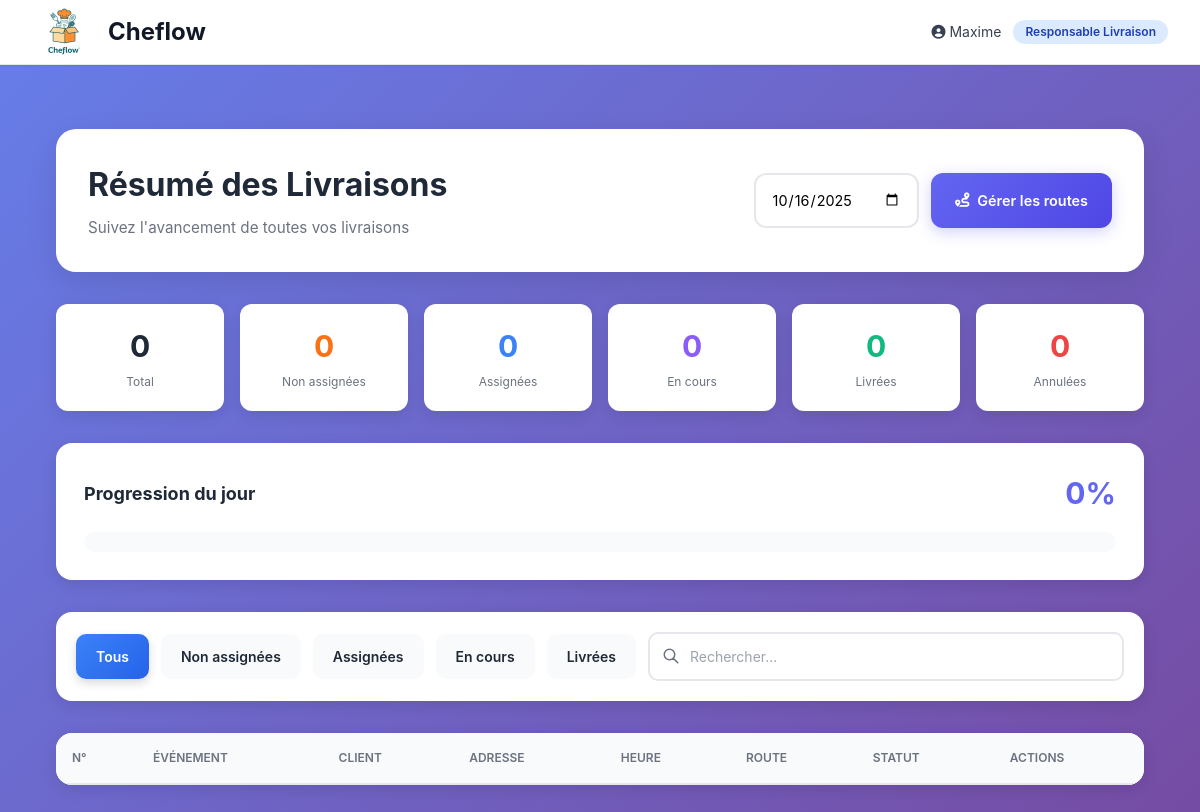
The page /livraison/responsable/resume/ (signed in) on the database as committed earlier.
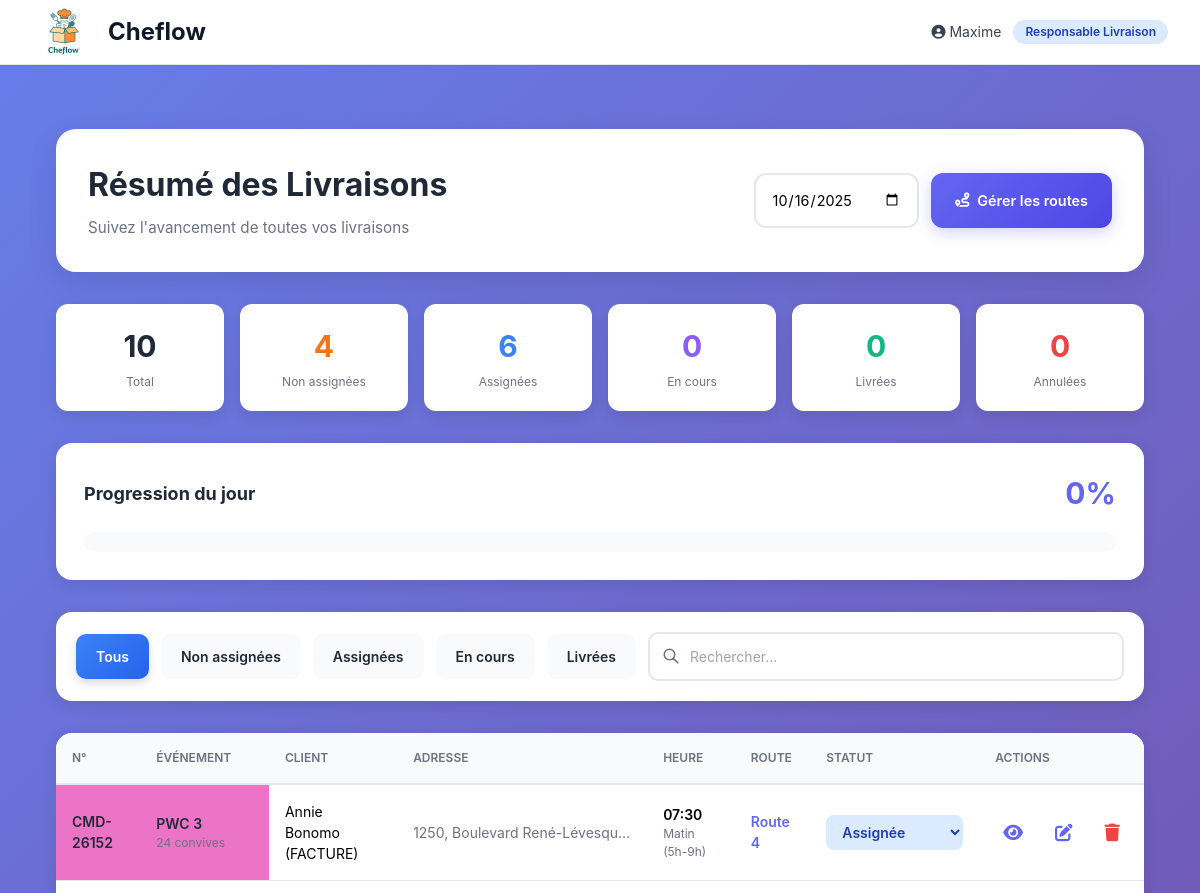
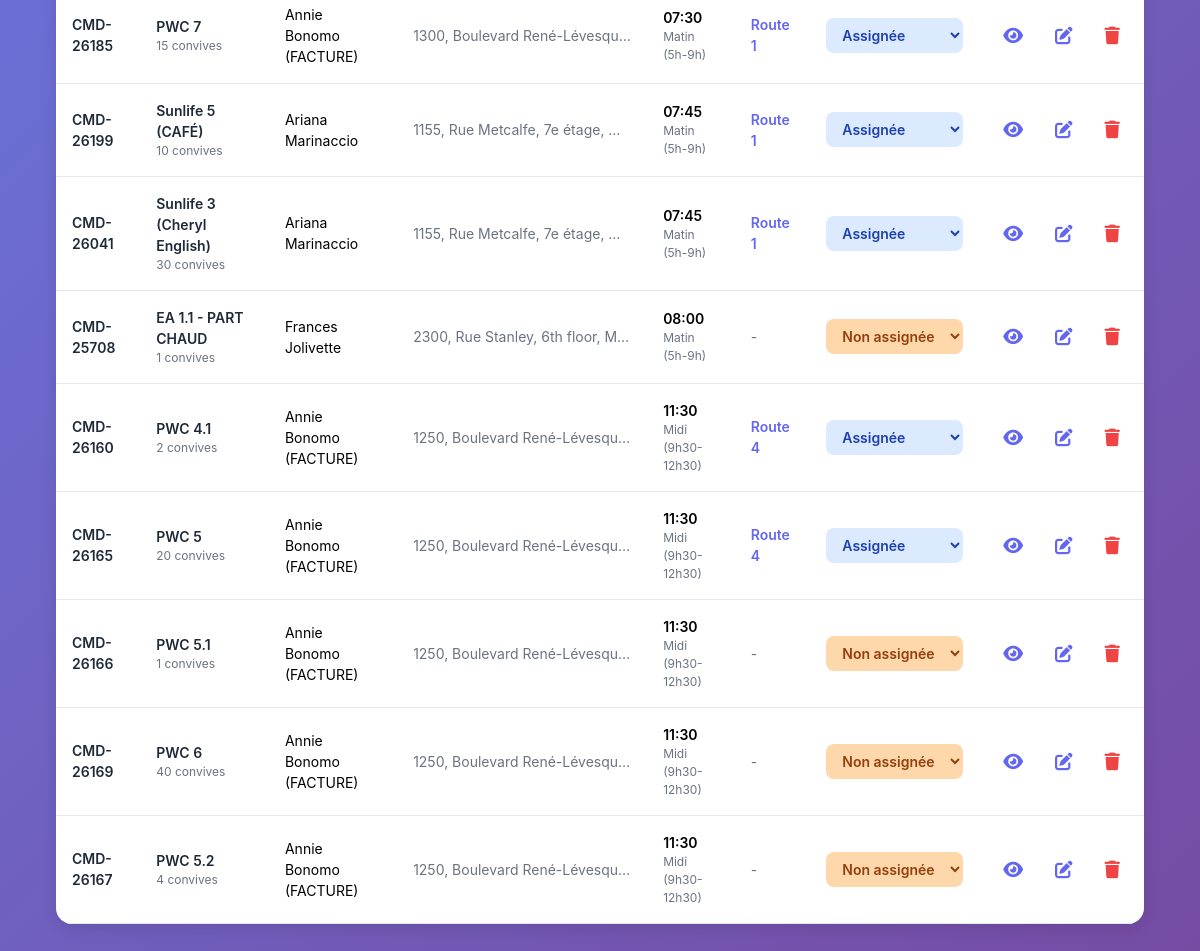
The same page on the database as committed later (2 pictures, top to bottom).
### livraison/models.py (models this page shows, shortened)
class Livraison(models.Model):
    PERIODE_CHOICES = [
        ('matin', 'Matin (5h-9h)'),
        ('midi', 'Midi (9h30-12h30)'),
        ('apres_midi', 'Après-midi (13h-20h)'),
    ]
    STATUS_CHOICES = [
        ('non_assignee', 'Non assignée'),
        ('assignee', 'Assignée'),
        ('en_cours', 'En cours'),
        ('livree', 'Livrée'),
        ('annulee', 'Annulée'),
    ]
    id = models.UUIDField(primary_key=True, default=uuid.uuid4, editable=False)
    numero_livraison = models.CharField(max_length=50, unique=True)
    nom_evenement = models.CharField(max_length=300, blank=True)  # ← NOUVEAU
    client_nom = models.CharField(max_length=200)
    client_telephone = models.CharField(max_length=20, blank=True)
    client_email = models.EmailField(blank=True)
    contact_sur_site = models.CharField(max_length=200, blank=True, verbose_name="Personne à contacter")
    adresse_complete = models.TextField()
    latitude = models.DecimalField(max_digits=9, decimal_places=6, null=True, blank=True)
    longitude = models.DecimalField(max_digits=9, decimal_places=6, null=True, blank=True)
    place_id = models.CharField(max_length=200, blank=True, null=True,)  # ← NOUVEAU (Google Place ID)
    code_postal = models.CharField(max_length=10, blank=True)
    numero = models.CharField(max_length=10, blank=True)
    ville = models.CharField(max_length=100, default='Montréal')
    app = models.CharField(max_length=20, blank=True, verbose_name="Appartement")
    ligne_adresse_2 = models.CharField(max_length=255, blank=True, verbose_name="Ligne adresse 2")
    date_livraison = models.DateField()
    periode = models.CharField(max_length=20, choices=PERIODE_CHOICES)
    heure_souhaitee = models.TimeField(null=True, blank=True)
    heure_livraison_reelle = models.DateTimeField(null=True, blank=True)
    mode_envoi = models.ForeignKey(ModeEnvoi, on_delete=models.PROTECT, null=True)
    montant = models.DecimalField(max_digits=10, decimal_places=2, default=0)
    nb_convives = models.PositiveIntegerField(default=0)  # ← NOUVEAU
    besoin_cafe = models.BooleanField(default=False)
    besoin_the = models.BooleanField(default=False)
    besoin_sac_glace = models.BooleanField(default=False)
    besoin_part_chaud = models.BooleanField(default=False)
    autres_besoins = models.CharField(max_length=200, blank=True)
    informations_supplementaires = models.TextField(blank=True)
    geocode_status = models.CharField(
        max_length=20,
        choices=[
            ('pending', 'En attente'),
            ('success', 'Réussi'),
            ('failed', 'Échoué')
        ],
        default='pending'
    )
    geocode_attempts = models.IntegerField(default=0)
    nom_conseiller = models.CharField(max_length=100, blank=True)
    checklist = models.ForeignKey(
        'ventes.Checklist',
        on_delete=models.SET_NULL,
        null=True,
        blank=True,
        related_name='livraisons'
    )
    status = models.CharField(max_length=20, choices=STATUS_CHOICES, default='non_assignee')
    instructions_speciales = models.TextField(blank=True)
    notes_internes = models.TextField(blank=True)
    est_recuperation = models.BooleanField(default=False)
    livraison_origine = models.ForeignKey(
        'self',
        on_delete=models.SET_NULL,
        null=True,
        blank=True,
        related_name='recuperations'
    )
    signature_client = models.ImageField(upload_to='signatures/', null=True, blank=True)
    nom_signataire = models.CharField(max_length=200, blank=True)
    date_creation = models.DateTimeField(default=timezone.now)
    cree_par = models.ForeignKey(
        settings.AUTH_USER_MODEL,
        on_delete=models.SET_NULL,
        null=True,
        related_name='livraisons_creees'
    )
    date_modification = models.DateTimeField(auto_now=True)
    synced_mobile = models.BooleanField(default=False)
    last_sync = models.DateTimeField(null=True, blank=True)
    class Meta:
        ordering = ['date_livraison', 'periode', 'heure_souhaitee']
        verbose_name = 'Livraison'
        verbose_name_plural = 'Livraisons'
        indexes = [
            models.Index(fields=['date_livraison', 'periode']),
            models.Index(fields=['status']),
        ]

class LivraisonRoute(models.Model):
    id = models.UUIDField(primary_key=True, default=uuid.uuid4, editable=False)
    route = models.ForeignKey(Route, on_delete=models.CASCADE)
    livraison = models.ForeignKey(Livraison, on_delete=models.CASCADE)
    ordre = models.PositiveIntegerField(default=0)  # IMPORTANT pour le tri
    date_ajout = models.DateTimeField(default=timezone.now)
    class Meta:
        ordering = ['ordre']  # Tri par ordre
        unique_together = ['route', 'livraison']

class Route(models.Model):
    STATUS_CHOICES = [
        ('planifiee', 'Planifiée'),
        ('en_cours', 'En cours'),
        ('terminee', 'Terminée'),
        ('annulee', 'Annulée'),
    ]
    id = models.UUIDField(primary_key=True, default=uuid.uuid4, editable=False)
    nom = models.CharField(max_length=100)
    date = models.DateField()
    periode = models.CharField(max_length=20, choices=Livraison.PERIODE_CHOICES)
    heure_depart = models.TimeField(null=True, blank=True)
    heure_retour_prevue = models.TimeField(null=True, blank=True)
    heure_retour_reelle = models.TimeField(null=True, blank=True)
    vehicule = models.ForeignKey(Vehicule, on_delete=models.SET_NULL, null=True, blank=True, related_name='routes')
    livreurs = models.ManyToManyField(
        settings.AUTH_USER_MODEL,
        limit_choices_to={'role': 'livreur'},
        related_name='routes'
    )
    commentaire = models.TextField(blank=True)
    status = models.CharField(max_length=20, choices=STATUS_CHOICES, default='planifiee')
    ordre_livraisons = models.JSONField(default=list, blank=True)
    cree_par = models.ForeignKey(
        settings.AUTH_USER_MODEL,
        on_delete=models.SET_NULL,
        null=True,
        related_name='routes_creees'
    )
    date_creation = models.DateTimeField(default=timezone.now)
    class Meta:
        ordering = ['date', 'heure_depart']
        verbose_name = 'Route'
        verbose_name_plural = 'Routes'

### livraison/views.py (the view)
# urls.py: path('responsable/resume/', views.resume_journalier, name='resume_journalier'),
@login_required
def resume_journalier(request):
    date_str = request.GET.get('date', timezone.now().strftime('%Y-%m-%d'))
    date_obj = datetime.strptime(date_str, '%Y-%m-%d').date()
    livraisons = Livraison.objects.filter(
        date_livraison=date_obj
    ).select_related(
        'mode_envoi'
    ).prefetch_related(
        'livraisonroute_set__route__livreurs'
    ).order_by('heure_souhaitee')
    stats = {
        'total': livraisons.count(),
        'non_assignee': livraisons.filter(status='non_assignee').count(),
        'assignee': livraisons.filter(status='assignee').count(),
        'en_cours': livraisons.filter(status='en_cours').count(),
        'livree': livraisons.filter(status='livree').count(),
        'annulee': livraisons.filter(status='annulee').count(),
    }
    if stats['total'] > 0:
        stats['progression'] = int((stats['livree'] / stats['total']) * 100)
    else:
        stats['progression'] = 0
    routes = Route.objects.filter(
        date=date_obj
    ).prefetch_related(
        Prefetch(
            'livraisonroute_set',
            queryset=LivraisonRoute.objects.select_related('livraison').order_by('ordre')
        ),
        'livreurs'
    ).order_by('periode', 'heure_depart')
    context = {
        'date_selectionnee': date_str,
        'date_obj': date_obj,
        'livraisons': livraisons,
        'stats': stats,
        'routes': routes,
    }
    return render(request, 'livraison/responsable/resume_journalier.html', context)

### templates/livraison/responsable/resume_journalier.html (shortened to what the changed rows need)
{% extends 'base/base.html' %}
{% block content %}
<div class="dashboard-container" x-data="resumeJournalier()" x-init="init()">
    <div class="header-section">
        <div class="header-content">
            <div class="header-title">
                <h2>Résumé des Livraisons</h2>
            </div>
        </div>
    </div>
    <div class="stats-grid">
        <div class="stat-card">
            <p class="stat-value" style="color: var(--text-dark);">{{ stats.total }}</p>
            <p class="stat-label">Total</p>
        </div>
        <div class="stat-card">
            <p class="stat-value" style="color: #f97316;">{{ stats.non_assignee }}</p>
            <p class="stat-label">Non assignées</p>
        </div>
        <div class="stat-card">
            <p class="stat-value" style="color: #3b82f6;">{{ stats.assignee }}</p>
            <p class="stat-label">Assignées</p>
        </div>
    </div>
    <div class="table-section">
        <div style="overflow-x: auto;">
            <table class="data-table">
                <thead>
                    <tr>
                        <th>N°</th>
                        <th>Événement</th>
                        <th>Client</th>
                        <th class="hide-mobile">Adresse</th>
                        <th>Heure</th>
                        <th class="hide-mobile">Route</th>
                        <th>Statut</th>
                        <th>Actions</th>
                    </tr>
                </thead>
                <tbody>
                    {% for livraison in livraisons %}
                    <tr x-show="afficherLivraison('{{ livraison.id }}', '{{ livraison.status }}', '{{ livraison.nom_evenement|escapejs }} {{ livraison.client_nom|escapejs }} {{ livraison.adresse_complete|escapejs }}')"
                        x-data="{ visible: true }">
                        {% if livraison.est_recuperation %}
                        <td style="font-weight: 600; color: var(--text-dark); background-color: #ec74c6;">
                            {{ livraison.numero_livraison }}
                        </td>
                        <td style="background-color: #ec74c6;">
                            <div style="font-weight: 600; color: var(--text-dark);">{{ livraison.nom_evenement|default:"-" }}</div>
                            <div style="font-size: 0.75rem; color: var(--text-light);">{{ livraison.nb_convives }} convives</div>
                        </td>
                        {% else %}
                        <td style="font-weight: 600; color: var(--text-dark);">
                            {{ livraison.numero_livraison }}
                        </td>
                        <td>
                            <div style="font-weight: 600; color: var(--text-dark);">{{ livraison.nom_evenement|default:"-" }}</div>
                            <div style="font-size: 0.75rem; color: var(--text-light);">{{ livraison.nb_convives }} convives</div>
                        </td>
                        {% endif %}
                        <td>
                            {{ livraison.client_nom }}
                        </td>
                        <td class="hide-mobile" style="max-width: 250px;">
                            <div style="white-space: nowrap; overflow: hidden; text-overflow: ellipsis; color: var(--text-light);">
                                {{ livraison.adresse_complete }}
                            </div>
                        </td>
                        <td>
                            <span style="font-weight: 600;">{{ livraison.heure_souhaitee|date:'H:i'|default:"-" }}</span>
                            <div style="font-size: 0.75rem; color: var(--text-light);">{{ livraison.get_periode_display }}</div>
                        </td>
                        <td class="hide-mobile">
                            {% with route=livraison.livraisonroute_set.first %}
                            {% if route %}
                                <div style="font-weight: 600; color: var(--primary-color);">{{ route.route.nom }}</div>
                            {% else %}
                                <span style="color: var(--text-light);">-</span>
                            {% endif %}
                            {% endwith %}
                        </td>
                        <td x-data="{ currentStatus: '{{ livraison.status }}' }">
                            <select x-model="currentStatus"
                                    @change="changerStatus('{{ livraison.id }}', currentStatus)"
                                    class="status-select"
                                    :style="{
                                        'background': currentStatus === 'non_assignee' ? '#fed7aa' :
                                                     currentStatus === 'assignee' ? '#dbeafe' :
                                                     currentStatus === 'en_cours' ? '#ede9fe' :
                                                     currentStatus === 'livree' ? '#d1fae5' : '#fee2e2',
                                        'color': currentStatus === 'non_assignee' ? '#92400e' :
                                                currentStatus === 'assignee' ? '#1e40af' :
                                                currentStatus === 'en_cours' ? '#6b21a8' :
                                                currentStatus === 'livree' ? '#065f46' : '#991b1b'
                                    }">
                                <option value="non_assignee">Non assignée</option>
                                <option value="assignee">Assignée</option>
                            </select>
                        </td>
                        <td style="white-space: nowrap;">
                            <a href="{% url 'livraison:detail_livraison_responsable' livraison.id %}"
                               class="action-link"
                               title="Voir les détails">
                                <i class="fas fa-eye"></i>
                            </a>
                            <a href="{% url 'livraison:editer_livraison' livraison.id %}"
                               class="action-link"
                               title="Modifier">
                                <i class="fas fa-edit"></i>
                            </a>
                            <button @click="supprimerLivraison('{{ livraison.id }}')"
                                    class="action-link delete-btn"
                                    style="background: none; border: none; cursor: pointer;"
                                    title="Supprimer">
                                <i class="fas fa-trash"></i>
                            </button>
                        </td>
                    </tr>
                    {% endfor %}
                </tbody>
            </table>
        </div>
    </div>
</div>
{% endblock %}

Rows that differ between the two databases and show on the page:
added Livraison: numero_livraison "CMD-26152", nom_evenement "PWC 3", nb_convives "24", client_nom "Annie Bonomo (FACTURE)", adresse_complete "1250, Boulevard René-Lévesqu…", heure_souhaitee "07:30", periode "Matin (5h-9h)", livraisonroute_set.first.route.nom "Route 4", id "Assignée"
added Livraison: numero_livraison "CMD-26185", nom_evenement "PWC 7", nb_convives "15", client_nom "Annie Bonomo (FACTURE)", adresse_complete "1300, Boulevard René-Lévesqu…", heure_souhaitee "07:30", periode "Matin (5h-9h)", livraisonroute_set.first.route.nom "Route 1", id "Assignée"
added Livraison: numero_livraison "CMD-26199", nom_evenement "Sunlife 5 (CAFÉ)", nb_convives "10", client_nom "Ariana Marinaccio", adresse_complete "1155, Rue Metcalfe, 7e étage,…", heure_souhaitee "07:45", periode "Matin (5h-9h)", livraisonroute_set.first.route.nom "Route 1", id "Assignée"
added Livraison: numero_livraison "CMD-26041", nom_evenement "Sunlife 3 (Cheryl English)", nb_convives "30", client_nom "Ariana Marinaccio", adresse_complete "1155, Rue Metcalfe, 7e étage,…", heure_souhaitee "07:45", periode "Matin (5h-9h)", livraisonroute_set.first.route.nom "Route 1", id "Assignée"
added Livraison: numero_livraison "CMD-25708", nom_evenement "EA 1.1 - PART CHAUD", nb_convives "1", client_nom "Frances Jolivette", adresse_complete "2300, Rue Stanley, 6th floor, M…", heure_souhaitee "08:00", periode "Matin (5h-9h)", id "Non assignée"
added Livraison: numero_livraison "CMD-26160", nom_evenement "PWC 4.1", nb_convives "2", client_nom "Annie Bonomo (FACTURE)", adresse_complete "1250, Boulevard René-Lévesqu…", heure_souhaitee "11:30", periode "Midi (9h30-12h30)", livraisonroute_set.first.route.nom "Route 4", id "Assignée"
added Livraison: numero_livraison "CMD-26165", nom_evenement "PWC 5", nb_convives "20", client_nom "Annie Bonomo (FACTURE)", adresse_complete "1250, Boulevard René-Lévesqu…", heure_souhaitee "11:30", periode "Midi (9h30-12h30)", livraisonroute_set.first.route.nom "Route 4", id "Assignée"
added Livraison: numero_livraison "CMD-26166", nom_evenement "PWC 5.1", nb_convives "1", client_nom "Annie Bonomo (FACTURE)", adresse_complete "1250, Boulevard René-Lévesqu…", heure_souhaitee "11:30", periode "Midi (9h30-12h30)", id "Non assignée"
added Livraison: numero_livraison "CMD-26169", nom_evenement "PWC 6", nb_convives "40", client_nom "Annie Bonomo (FACTURE)", adresse_complete "1250, Boulevard René-Lévesqu…", heure_souhaitee "11:30", periode "Midi (9h30-12h30)", id "Non assignée"
added Livraison: numero_livraison "CMD-26167", nom_evenement "PWC 5.2", nb_convives "4", client_nom "Annie Bonomo (FACTURE)", adresse_complete "1250, Boulevard René-Lévesqu…", heure_souhaitee "11:30", periode "Midi (9h30-12h30)", id "Non assignée"
Other text that changed with them:
{{ stats.total }}: "0" → "10"
{{ stats.non_assignee }}: "0" → "4"
{{ stats.assignee }}: "0" → "6"
